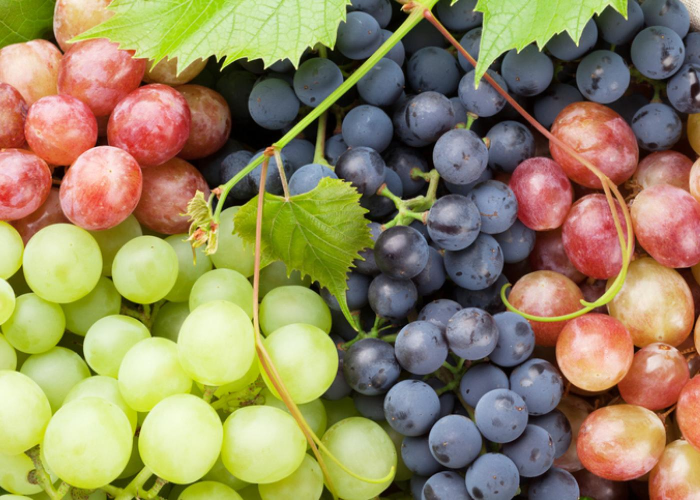
#> input picture Image/R.jpg, 1400 x 1000 px, found by its file name (shown at 1/2 size)
$ python TransformationBasic.py
#> lines starting #> are read from the running program, lines starting #| are printed output that depends on the picture
from PIL import Image
import math

def rotate_image(image, angle):
    # mendapatkan ukuran gambar
    width, height = image.size

    # menghitung sudut rotasi dalam radian
    rad = math.radians(angle)

    #menghitung panjang diagonal gambar
    diagonal = math.ceil(math.sqrt(width ** 2 + height ** 2))

    # menghitung posisi tengah gambar
    cx = width // 2
    cy = height // 2

    # membuat matriks kosong sebagai penampung gambar
    rotated_image = Image.new('RGB', (diagonal, diagonal))

    # logika untuk memutar gambar
    for x in range(width):
        for y in range(height):
            # menghitung posisi pixel pada gambar yang sudah diputar
            a = math.cos(rad) * (x - cx) - math.sin(rad) * (y - cy) + diagonal // 2
            b = math.sin(rad) * (x - cx) + math.cos(rad) * (y - cy) + diagonal // 2

            # memeriksa posisi pixel apakah sudah berada pada gambar yang telah diputar
            if 0 <= a < diagonal and 0 <= b < diagonal:
                pixel = image.getpixel((x, y))
                rotated_image.putpixel((int(a), int(b)), pixel)

    # mengembalikan proses dalam fungsi pada variabel
    return rotated_image

def mirror_image(image):
    # mendapatkan ukuran gambar
    width, height = image.size

    # membuat matriks kosong sebagai penampung gambar
    mirrored_image = Image.new(image.mode, image.size)

    # logika untuk pencerminan gambar
    for x in range(width):
        for y in range(height):
            pixel = image.getpixel((x, y))
            mirrored_image.putpixel((width - 1 - x, y), pixel)

    # mengembalikan proses dalam fungsi pada variabel
    return mirrored_image

def shift_image(image, dx, dy):
    # mendapatkan ukuran gambar
    width, height = image.size

    # membuat matriks kosong sebagai penampung gambar
    shifted_image = Image.new(image.mode, (width, height))

    # logika untuk pergeseran gambar
    for x in range(width):
        for y in range(height):
            if 0 <= x + dx < width and 0 <= y + dy < height:
                pixel = image.getpixel((x + dx, y + dy))
                shifted_image.putpixel((x, y), pixel)

    # mengembalikan proses dalam fungsi pada variabel
    return shifted_image

# memasukkan path dari gambar
img_path = 'Image\R.jpg'

# membukan gambar dari path
image = Image.open(img_path)
#> image is the input picture: PIL image 1400x1000 RGB; mean R, G, B 146.8, 134.7, 95.9
image = image.resize((700, 500))
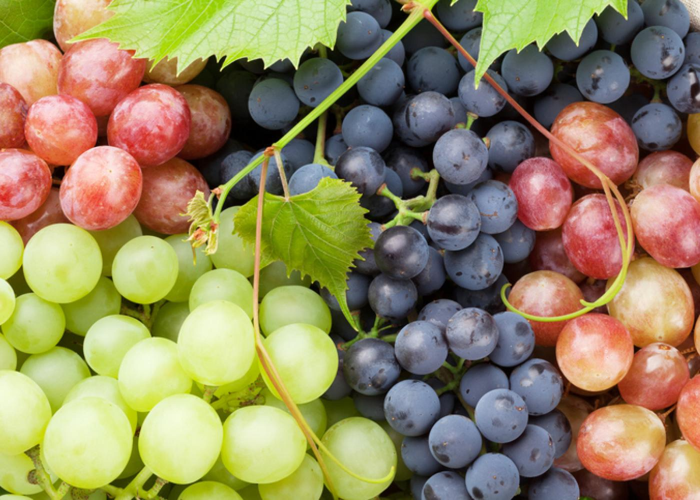
#> image: PIL image 700x500 RGB; mean R, G, B 146.8, 134.7, 96

# menampilkan original image
image.show()

# memutar gambar dan menampilkannya
rotated_image = rotate_image(image, 75)
#> in rotate_image, `rotated_image = Image.new('RGB', (diagonal, diagonal))`: rotated_image: PIL image 861x861 RGB; every value is 0
#> after the loop in rotate_image, `for x in range(width):`:
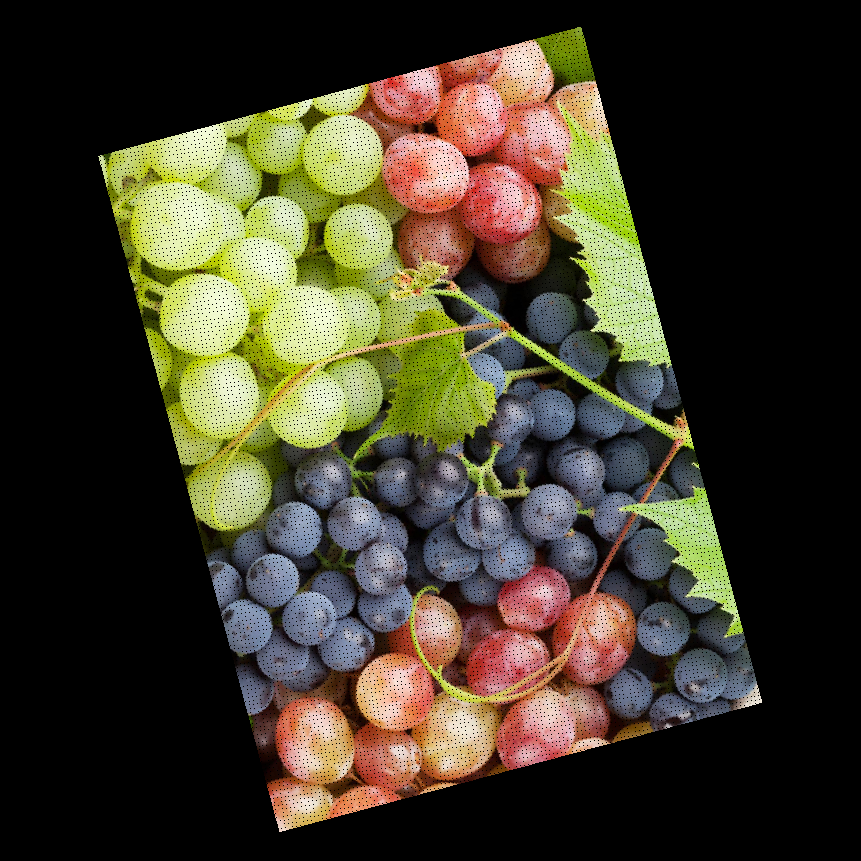
#> rotated_image: PIL image 861x861 RGB; mean R, G, B 65.8, 60.4, 43
rotated_image.show()

# menjalankan fungsi pencerminan gambar dan menampilkannya
mirrored_image = mirror_image(image)
#> in mirror_image, `mirrored_image = Image.new(image.mode, image.size)`: mirrored_image: PIL image 700x500 RGB; every value is 0
#> after the loop in mirror_image, `for x in range(width):`:
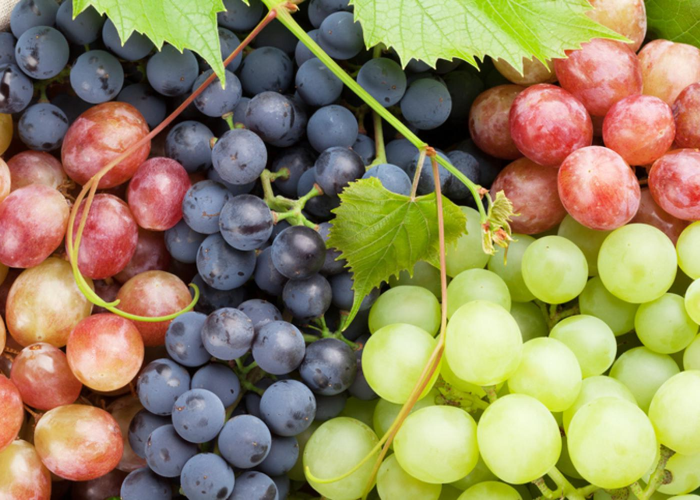
#> mirrored_image: PIL image 700x500 RGB; mean R, G, B 146.8, 134.7, 96
mirrored_image.show()

# menjalankan fungsi pergeseran gambar
shifted_image = shift_image(image, -350, -250)
#> after the loop in shift_image, `for x in range(width):`:
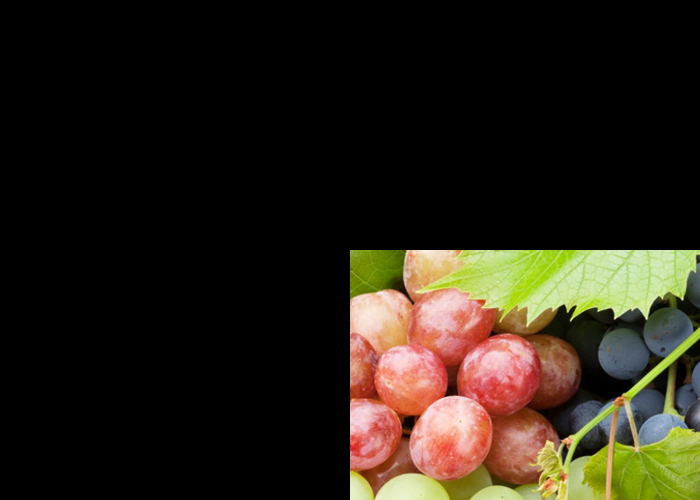
#> shifted_image: PIL image 700x500 RGB; mean R, G, B 40.2, 33.7, 22.3
shifted_image.show()

$ run again, with Image/boneka.jpg copied over Image/R.jpg
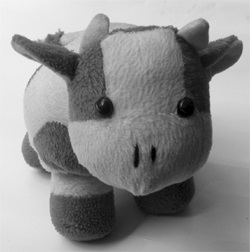
#> input picture Image/boneka.jpg, 250 x 252 px, found by its file name
#> image is the input picture: PIL image 250x252 RGB; min 0, max 245, mean 139.8
#> image: PIL image 700x500 RGB
#> after the loop in mirror_image, `for x in range(width):`:
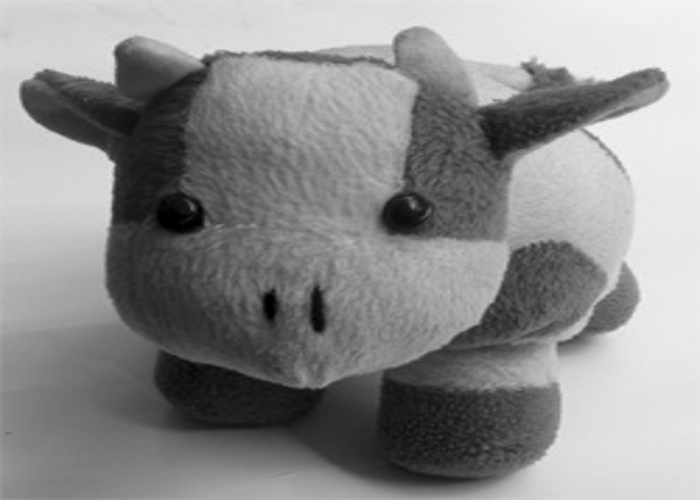
#> mirrored_image: PIL image 700x500 RGB; min 0, max 245, mean 139.8
#> after the loop in shift_image, `for x in range(width):`:
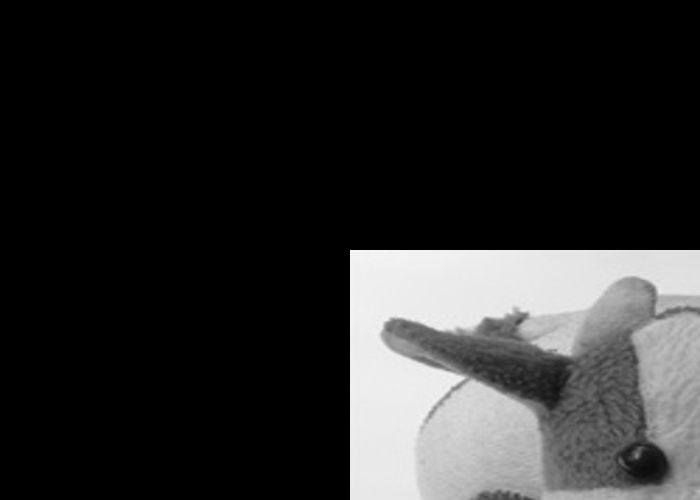
#> shifted_image: PIL image 700x500 RGB; min 0, max 245, mean 43

$ run again, with Image/sidikjari.png saved as Image/R.jpg
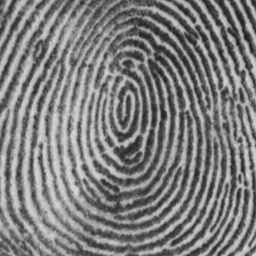
#> input picture Image/sidikjari.png, 256 x 256 px, found by its file name
#> image is the input picture: PIL image 256x256 L; min 28, max 219, mean 125.1
#> image: PIL image 700x500 L
#> after the loop in mirror_image, `for x in range(width):`:
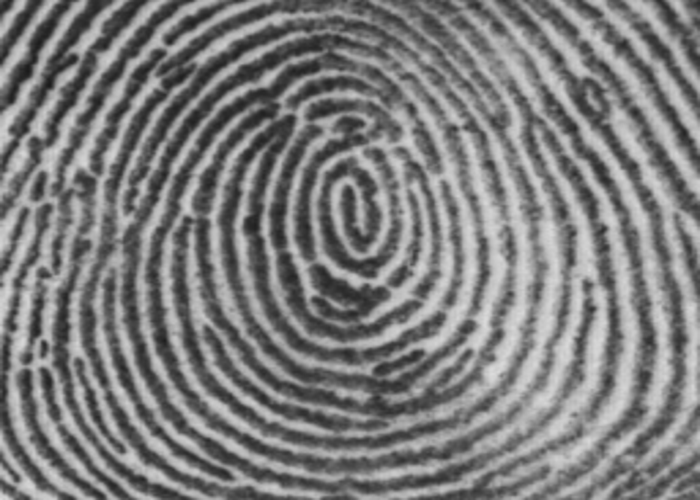
#> mirrored_image: PIL image 700x500 L; min 27, max 219, mean 125.1
#> after the loop in shift_image, `for x in range(width):`:
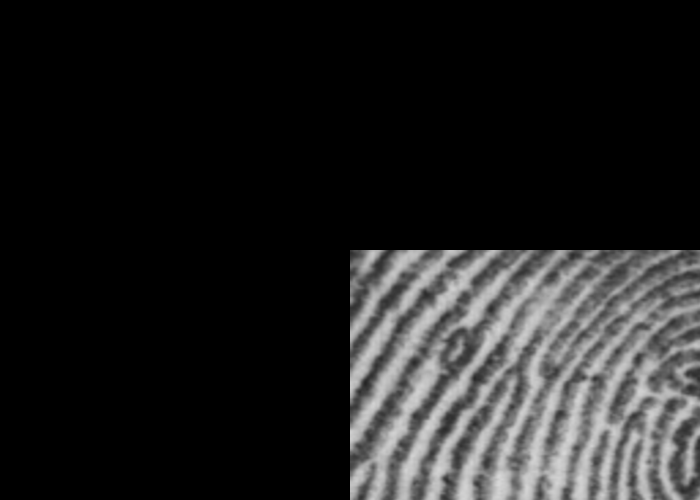
#> shifted_image: PIL image 700x500 L; min 0, max 215, mean 33.2
